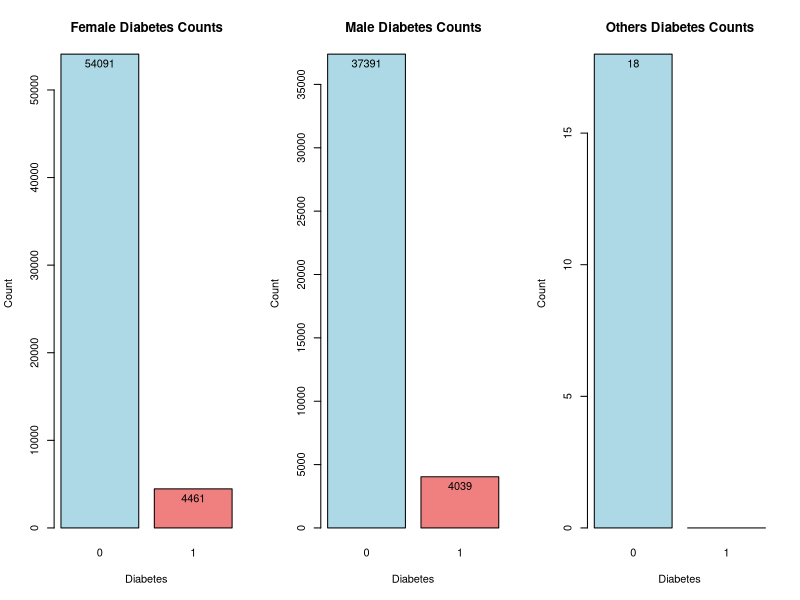
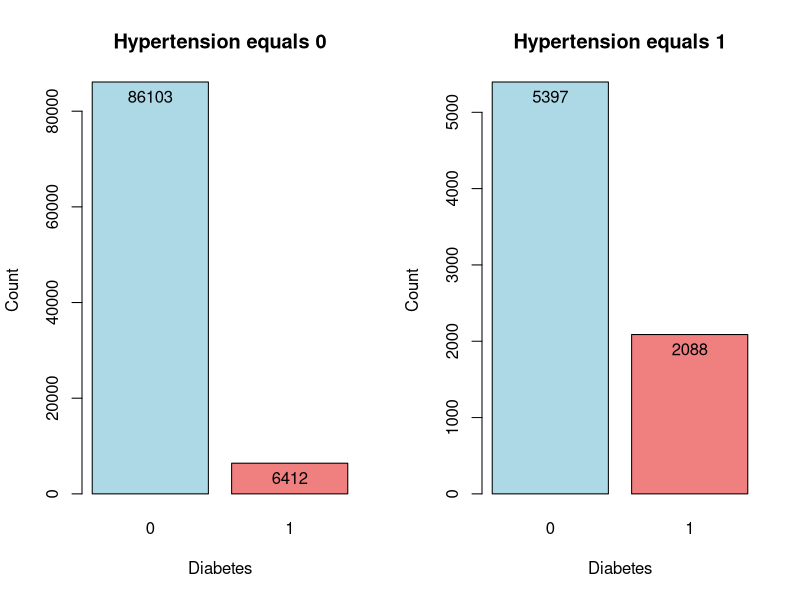
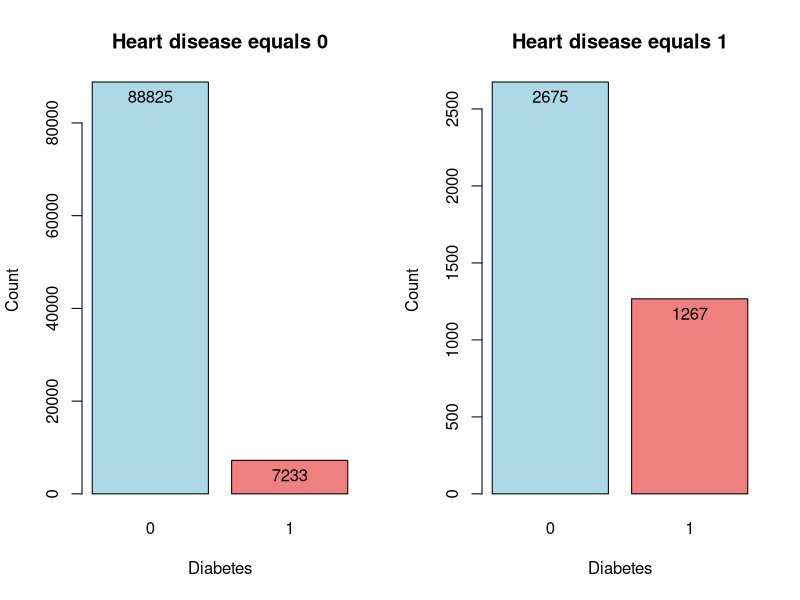
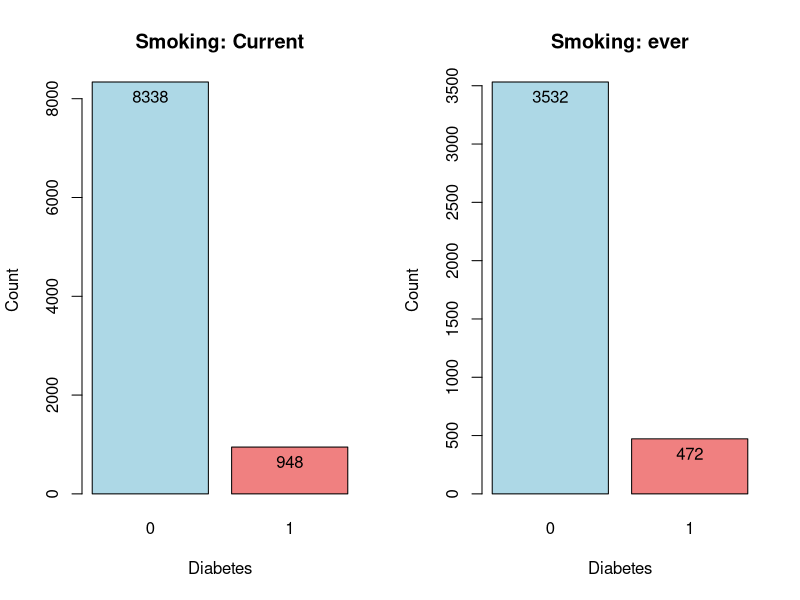
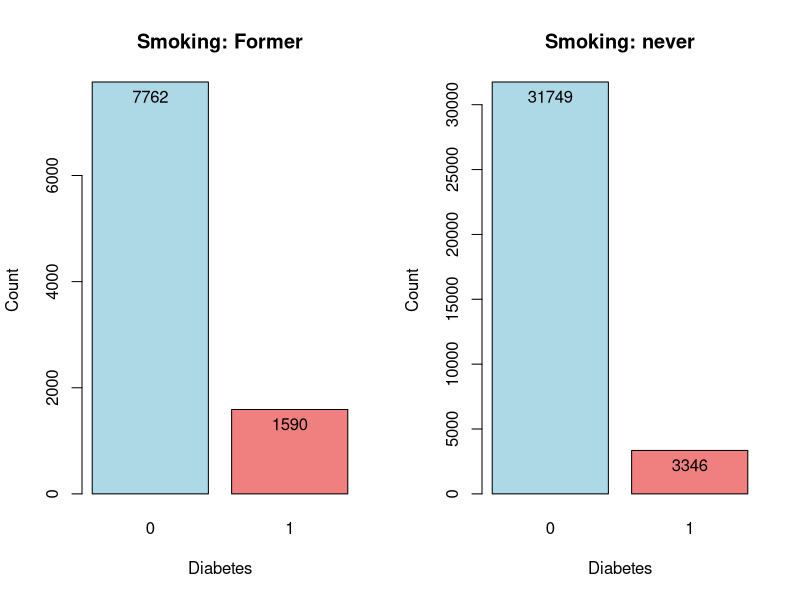
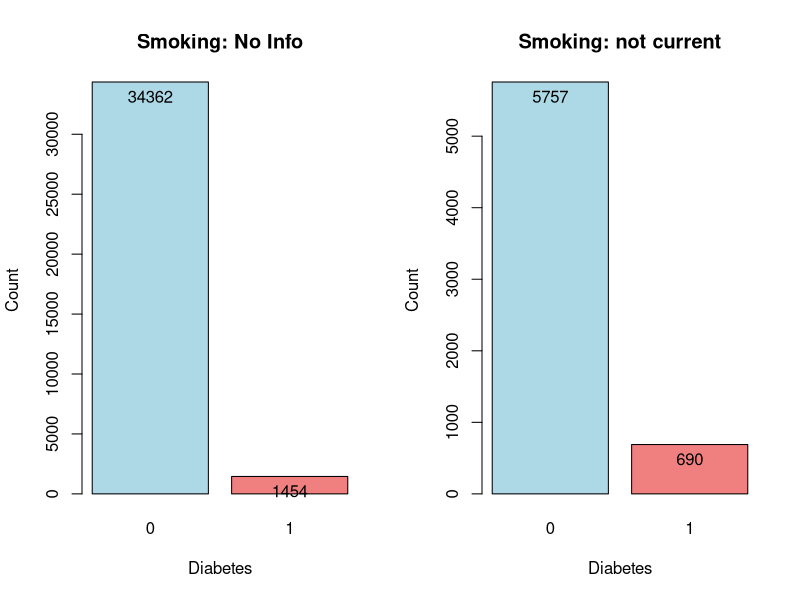

These figures' R source, in order:
diabetes_prediction_dataset <- read.csv("Plots/diabetes_prediction_dataset.csv", header=TRUE, sep=";")

# Create a contingency table for gender
table_data <- table(diabetes_prediction_dataset$gender, diabetes_prediction_dataset$diabetes)

print(table_data)

# Set up a 1x3 grid layout for two plots side by side
par(mfrow=c(1, 3))

# Function to create a barplot with numbers on top of columns
add_numbers_on_top <- function(data, col, title, pos) {
  bp <- barplot(data, col = col, main = title, xlab = "Diabetes", ylab = "Count")
  text(bp, data, labels = data, pos = pos, cex = 1, col = "black")
}

# Plot 1: Barplot Female
add_numbers_on_top(table_data[1,], c("lightblue", "lightcoral"), "Female Diabetes Counts", 1)

# Plot 2: Barplot Male
add_numbers_on_top(table_data[2,], c("lightblue", "lightcoral"), "Male Diabetes Counts", 1)

# Plot 3: Barplot Others
add_numbers_on_top(table_data[3,], c("lightblue", "lightcoral"), "Others Diabetes Counts", 1)


# Create a contingency table for hypertension
table_data <- table(diabetes_prediction_dataset$hypertension, diabetes_prediction_dataset$diabetes)

print(table_data)


# Set up a 1x2 grid layout for two plots side by side
par(mfrow=c(1, 2))

# Plot 4: Barplot Hypertension 0
add_numbers_on_top(table_data[1,], c("lightblue", "lightcoral"), "Hypertension equals 0", 1)

# Plot 5: Barplot Hypertension 1
add_numbers_on_top(table_data[2,], c("lightblue", "lightcoral"), "Hypertension equals 1", 1)



# Create a contingency table for heart disease
table_data <- table(diabetes_prediction_dataset$heart_disease, diabetes_prediction_dataset$diabetes)

print(table_data)

# Set up a 1x2 grid layout for two plots side by side
par(mfrow=c(1, 2))

# Plot 6: Barplot Heart disease 0
add_numbers_on_top(table_data[1,], c("lightblue", "lightcoral"), "Heart disease equals 0", 1)

# Plot 7: Barplot Heart disease 1
add_numbers_on_top(table_data[2,], c("lightblue", "lightcoral"), "Heart disease equals 1", 1)



# Create a contingency table for smoking history
table_data <- table(diabetes_prediction_dataset$smoking_history, diabetes_prediction_dataset$diabetes)

print(table_data)

# Set up a 1x2 grid layout for two plots side by side
par(mfrow=c(1, 2))

# Plot 8: Barplot smoking current
add_numbers_on_top(table_data[1,], c("lightblue", "lightcoral"), "Smoking: Current", 1)

# Plot 9: Barplot smoking ever
add_numbers_on_top(table_data[2,], c("lightblue", "lightcoral"), "Smoking: ever", 1)

# Set up a 1x2 grid layout for two plots side by side
par(mfrow=c(1, 2))

# Plot 10: Barplot smoking former
add_numbers_on_top(table_data[3,], c("lightblue", "lightcoral"), "Smoking: Former", 1)

# Plot 11: Barplot smoking never
add_numbers_on_top(table_data[4,], c("lightblue", "lightcoral"), "Smoking: never", 1)

# Set up a 1x2 grid layout for two plots side by side
par(mfrow=c(1, 2))

# Plot 12: Barplot smoking former
add_numbers_on_top(table_data[5,], c("lightblue", "lightcoral"), "Smoking: No Info", 1)

# Plot 13: Barplot smoking never
add_numbers_on_top(table_data[6,], c("lightblue", "lightcoral"), "Smoking: not current", 1)

